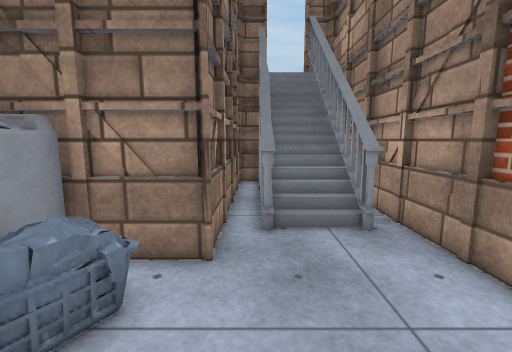
View 1 (above)

14 first-person views from a walk through a 3-D level made in the Unity game engine. The camera is 1.2 m above the floor, tilts 8° down and sees 90° across. Doors are open. The floor is counted in squares, 0.5 m on a side. Each view is taken from the middle of a square. On the plan, view 1 faces up. The plan holds only what a view shows up to about 17 squares ahead; the rest is blank. The player is left out. Surface patterns are stand-ins for the level's own textures.

View 2
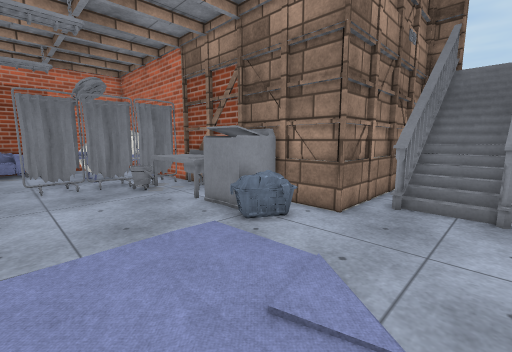

View 3
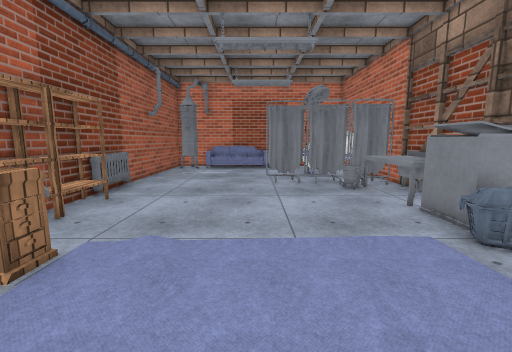

View 4
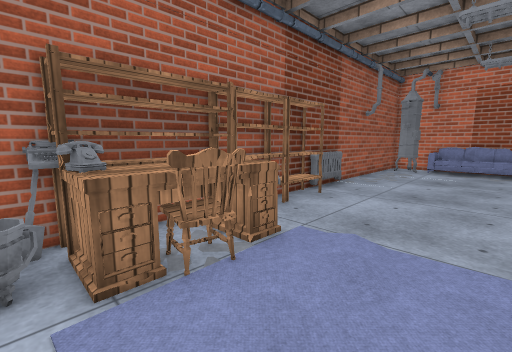

View 5
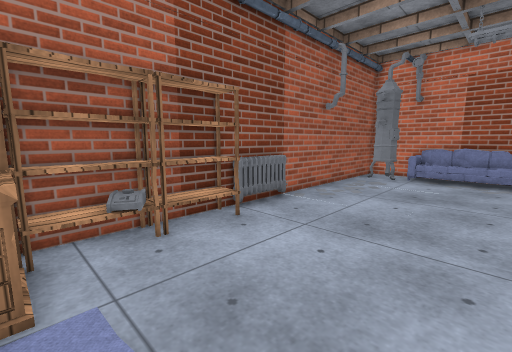

View 6
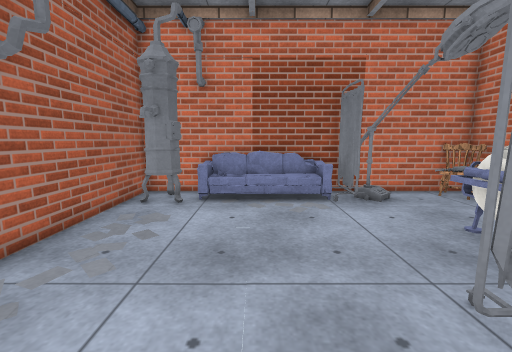

View 7
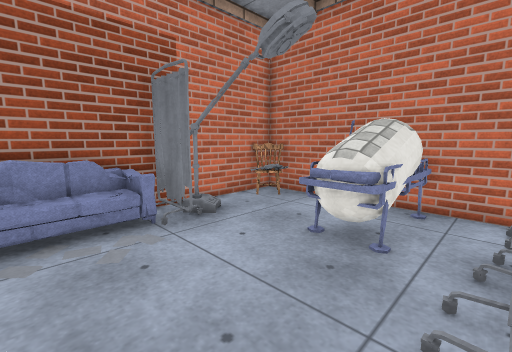

View 8
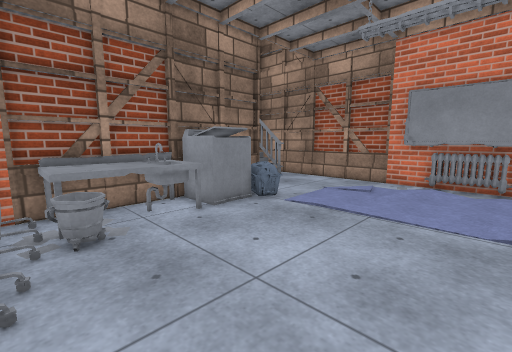

View 9
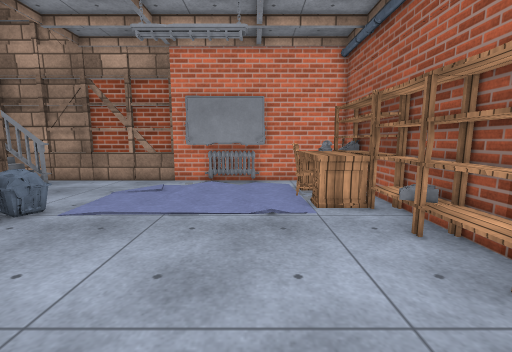

View 10
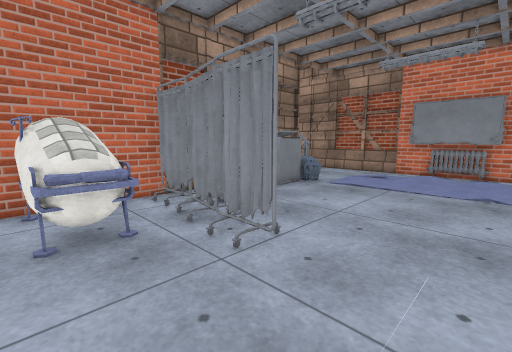

View 11
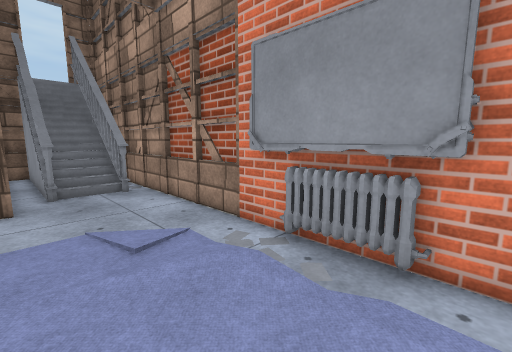

View 12
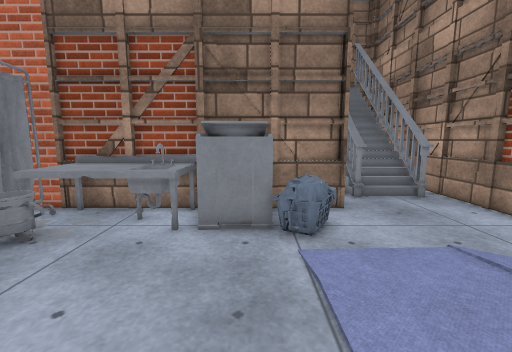

View 13
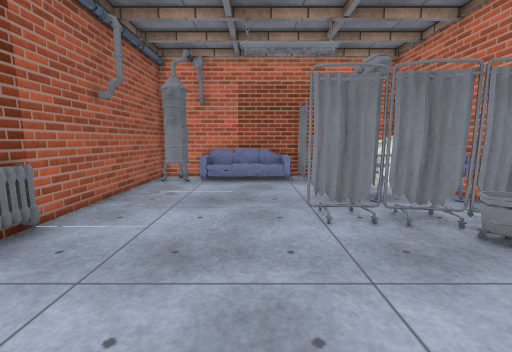

View 14
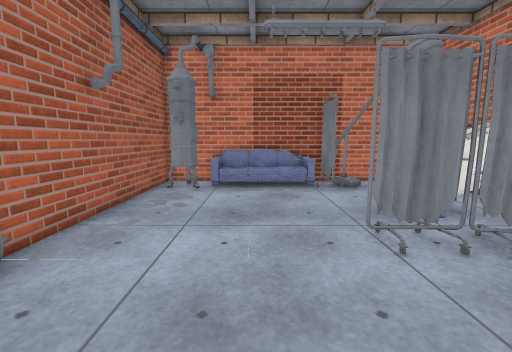

### Floor plan
Points are (right, up) in squares from view 1. A wall is a line through its corners. A room is listed if a view was taken in it or the views show most of it. See-through windows are left out.
Room 1 (views 1, 2, 3, 4, 5, 6, 7, 8, 9, 10, 11, 12, 13, 14)
walls: (-8.5, 5.1) (-10.8, 5.1); (-6, 5.1) (-8.3, 5.1); (-3.5, 5.1) (-5.8, 5.1); (-5.6, -10.2) (-4.4, -10.2); (-2.6, -10.2) (-1.4, -10.2); (-0.9, 4.8) (-20.9, 4.8) (-20.9, -10.2) (-7.4, -10.2); (4.1, -1.6) (4.1, 8); (4.4, 0) (4.4, 2.2); (-0.9, 8.9) (-0.9, 5.1) (-3.3, 5.1); (4.4, 2.5) (4.4, 4.8); (2.5, -10.2) (4.1, -10.2); (1.5, 8.3) (0.2, 8.3); (3.3, 6.4) (2.9, 6.4) (2.9, 15.4); (3.1, 6.9) (2.5, 6.9); (4.4, 5) (4.4, 7.2); (4.1, -9.6) (4.1, -4.5); (0.4, 12.9) (0.4, 6.4); (0.4, 15.4) (0.4, 13.8)
low walls: (1.5, 7.8) (0.3, 7.8); (1.5, 8.8) (0.3, 8.8)
ways out: open door at (1.5, 15)
objects: heater (-20, -9) to (-18, -8); sofa (-20, -7) to (-19, -7); lamp (-20, -1) to (-19, 0); other object (-20, 3); chair (-20, 4); other object (-19, -1); other object (-16, 0) to (-14, 1); capsule (-16, 1) to (-14, 3); other object (-16, 3) to (-14, 4); other object (-12, -2) to (-12, 0); other object (-12, 1) to (-11, 1); other object (-11, 2) to (-11, 4); bucket (-10, 1) to (-9, 2); sink (-10, 3) to (-6, 4); heater (-9, -10); shelf (-7, -10) to (-5, -9); other object (-5, 3) to (-4, 4); shelf (-4, -10) to (-2, -9); other object (-3, 3) to (-3, 4); desk (-2, -10) to (2, -7); chair (0, -7) to (1, -7); rug (0, -6); other object (2, -10); other object (2, -9) to (2, -8); bucket (3, -9) to (3, -8); heater (4, -4) to (4, -3); other object (4, -2)

Positions as (right, up) in squares from view 1, and headings:
1: (0, 0), facing up
2: (3, -3), facing up-left
3: (3, -3), facing left
4: (3, -3), facing down-left
5: (-2, -3), facing down-left
6: (-9, -5), facing left
7: (-12, -5), facing up-left
8: (-11, -5), facing up-right
9: (-11, -5), facing right
10: (-16, -6), facing up-right
11: (-1, -6), facing up-right
12: (-4, -4), facing up
13: (-4, -4), facing left
14: (-6, -5), facing left
